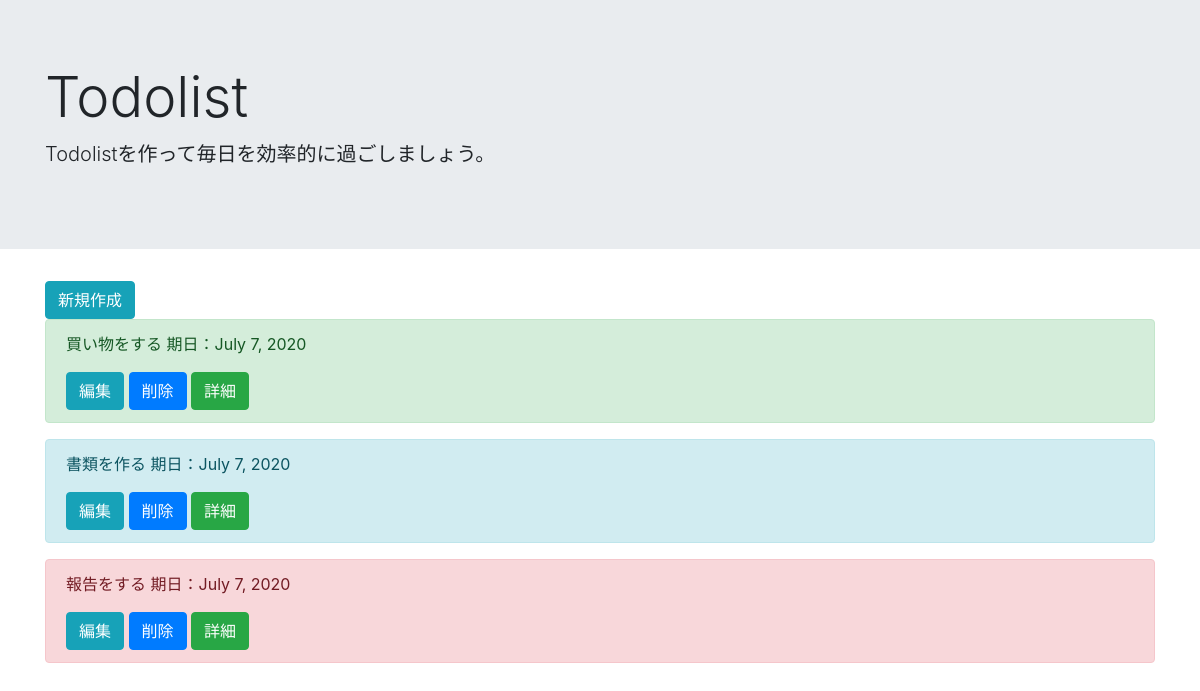
The page /list/ on the database as committed earlier.
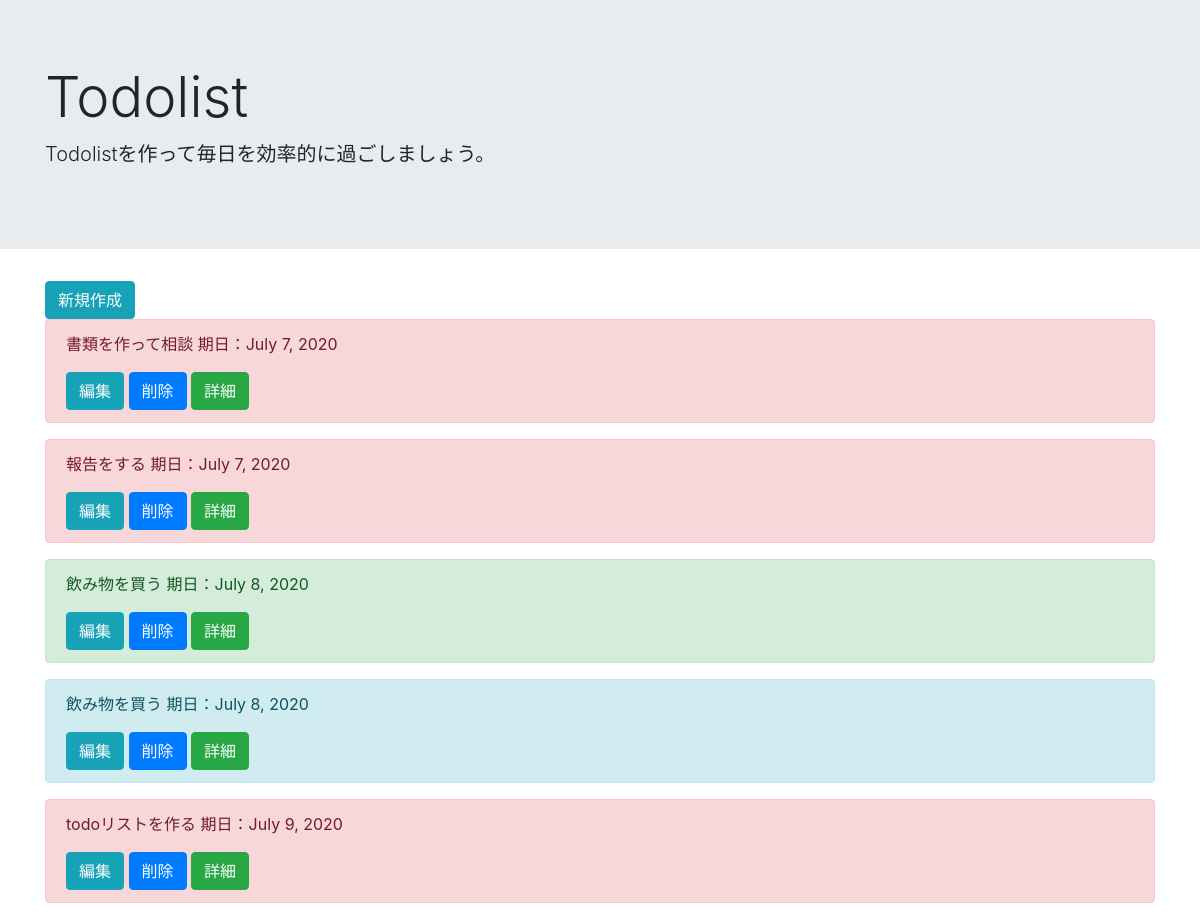
The same page on the database as committed later.
### todo/models.py (models this page shows, shortened)
class TodoModel(models.Model):
  title = models.CharField(max_length=100)
  memo = models.TextField(max_length=100)
  priority = models.CharField(
    max_length = 50,
    choices = PRIORITY
  )
  duedate = models.DateField()

### todo/views.py (the view)
# urls.py: path('list/',TodoList.as_view(), name='list'),
class TodoList(ListView):
  template_name = 'list.html'
  model = TodoModel

### templates/list.html
{% extends 'base.html' %}
{% block header %}
<div class="jumbotron jumbotron-fluid">
  <div class="container">
    <h1 class="display-4">Todolist</h1>
    <p class="lead">Todolistを作って毎日を効率的に過ごしましょう。</p>
  </div>
</div>
{% endblock header %}
{% block content %}
<div class = 'container'>
  <a href="{% url 'create' %}" class="btn btn-info" tabindex="-1" role="button" aria-disabled="true">新規作成</a>
 {% for item in object_list %}
 <div class="alert alert-{{ item.priority }}" role="alert">
  <p>{{ item.title }} 期日：{{ item.duedate }}</p>
  <a href="{% url 'update' item.pk %}" class="btn btn-info" tabindex="-1" role="button" aria-disabled="true">編集</a>
  <a href="{% url 'delete' item.pk %}" class="btn btn-primary" tabindex="-1" role="button" aria-disabled="true">削除</a>
  <a href="{% url 'detail' item.pk %}" class="btn btn-success" tabindex="-1" role="button" aria-disabled="true">詳細</a>
　</div>
 {% endfor %}
</div>
{% endblock content%}

### templates/base.html (shortened to what this page needs)
<!doctype html>
<html lang="en">
  <head>
    <link rel="stylesheet" href="https://stackpath.bootstrapcdn.com/bootstrap/4.5.0/css/bootstrap.min.css">
  </head>
  <body>
{% block header%}
{% endblock header%}
{% block content%}
{% endblock content%}
  </body>
</html>

Rows that differ between the two databases and show on the page:
removed TodoModel: title "買い物をする", duedate "July 7, 2020", priority "success" (drawn)
changed TodoModel: priority "info" → "danger" (drawn); title "書類を作る" → "書類を作って相談"
added TodoModel: title "飲み物を買う", duedate "July 8, 2020", priority "success" (drawn)
added TodoModel: title "飲み物を買う", duedate "July 8, 2020", priority "info" (drawn)
added TodoModel: title "todoリストを作る", duedate "July 9, 2020"
